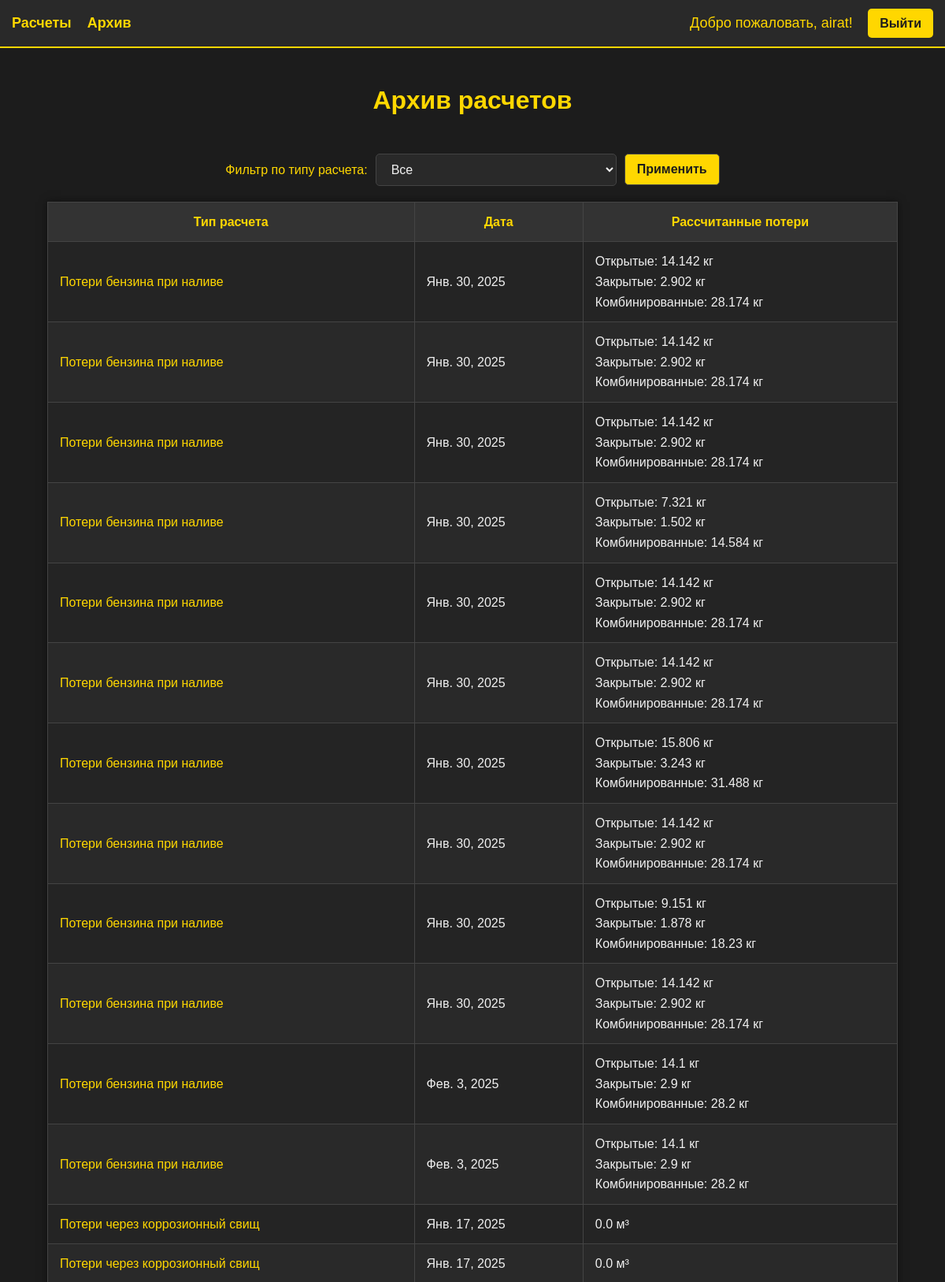
Screenshot of /archive/ (signed in, upper part) with the database file from the repository.
### oil_losses/models.py (models this page shows, shortened)
class FuelLossCalculation(models.Model):
    date = models.DateField(verbose_name="Дата расчета", auto_now_add=True)
    volume = models.FloatField(verbose_name="Объём цистерны (м³)")
    fill_time = models.FloatField(verbose_name="Время налива цистерны (часы)")
    vapor_pressure = models.FloatField(verbose_name="Давление насыщенных паров бензина (Па)")
    vapor_temp = models.FloatField(verbose_name="Температура бензина при наливе (К)")
    initial_boiling_temp = models.FloatField(verbose_name="Температура начала кипения (К)")
    flow_rate = models.FloatField(verbose_name="Расход налива (м³/ч)")
    pressure = models.FloatField(verbose_name="Атмосферное давление (Па)")
    calculated_loss_open = models.FloatField(verbose_name="Потери при открытой струе (кг)", blank=True, null=True)
    calculated_loss_closed = models.FloatField(verbose_name="Потери при закрытой струе (кг)", blank=True, null=True)
    calculated_loss_combined = models.FloatField(verbose_name="Потери при комбинированном наливе (кг)", blank=True, null=True)
    class Meta:
        verbose_name = "Расчет потерь бензина при наливе"
        verbose_name_plural = "Расчеты потерь бензина при наливе"

class CorrosionLossCalculation(models.Model):
    date = models.DateField(verbose_name="Дата расчета", auto_now_add=True)
    diameter = models.FloatField(verbose_name="Диаметр отверстия (мм)")
    distance_from_bottom = models.FloatField(verbose_name="Расстояние от дна (м)")
    fluid_height = models.FloatField(verbose_name="Уровень жидкости (м)")
    viscosity = models.FloatField(verbose_name="Кинематическая вязкость (м²/с)")
    duration_corrosion = models.FloatField(verbose_name="Время истечения (часы)")
    calculated_loss = models.FloatField(verbose_name="Рассчитанные потери (м³)", blank=True, null=True)
    class Meta:
        verbose_name = "Расчет потерь через коррозионный свищ"
        verbose_name_plural = "Расчеты потерь через коррозионный свищ"

### oil_losses/views.py (the view)
# urls.py: path('archive/', views.archive, name='archive'),
@login_required
def archive(request):
    calculation_type = request.GET.get('calculation_type', '')
    fuel_loss_calculations = FuelLossCalculation.objects.all()
    corrosion_loss_calculations = CorrosionLossCalculation.objects.all()
    oil_evaporation_loss_calculations = OilEvaporationLossCalculation.objects.all()
    if calculation_type == 'fuel_loss':
        corrosion_loss_calculations = []
        oil_evaporation_loss_calculations = []
    elif calculation_type == 'corrosion_loss':
        fuel_loss_calculations = []
        oil_evaporation_loss_calculations = []
    elif calculation_type == 'oil_evaporation_loss':
        fuel_loss_calculations = []
        corrosion_loss_calculations = []
    context = {
        'fuel_loss_calculations': fuel_loss_calculations,
        'corrosion_loss_calculations': corrosion_loss_calculations,
        'oil_evaporation_loss_calculations': oil_evaporation_loss_calculations,
        'selected_calculation_type': calculation_type,  # Для сохранения выбранного значения в форме
    }
    return render(request, 'archive.html', context)

### oil_losses/templates/archive.html (shortened to what this page needs)
<!DOCTYPE html>
<html lang="en">
<head>
</head>
<body>
    {% include 'header.html' %}
    <h1>Архив расчетов</h1>
    <form method="get" action="{% url 'archive' %}">
        <label for="calculation_type">Фильтр по типу расчета:</label>
        <select name="calculation_type" id="calculation_type">
            <option value="">Все</option>
        </select>
        <button type="submit">Применить</button>
    </form>
    <table>
        <tr>
            <th>Тип расчета</th>
            <th>Дата</th>
            <th>Рассчитанные потери</th>
        </tr>
        {% for record in fuel_loss_calculations %}
        <tr>
    <td><a href="/fuel_loss_detail/{{ record.id }}">Потери бензина при наливе</a></td>
    <td>{{ record.date }}</td>
    <td class="combined-losses">
        <div class="loss-item">
            <span class="loss-type">Открытые:</span>
            <span class="loss-value">{{ record.calculated_loss_open }} кг</span>
        </div>
        <div class="loss-item">
            <span class="loss-type">Закрытые:</span>
            <span class="loss-value">{{ record.calculated_loss_closed }} кг</span>
        </div>
        <div class="loss-item">
            <span class="loss-type">Комбинированные:</span>
            <span class="loss-value">{{ record.calculated_loss_combined }} кг</span>
        </div>
    </td>
</tr>
        {% endfor %}
        {% for record in corrosion_loss_calculations %}
        <tr>
            <td><a href="/corrosion_loss_detail/{{ record.id }}">Потери через коррозионный свищ</a></td>
            <td>{{ record.date }}</td>
            <td>{{ record.calculated_loss }} м³</td>
        </tr>
        {% endfor %}
    </table>
</body>
</html>

### oil_losses/templates/header.html (shortened to what this page needs)
<!DOCTYPE html>
<html lang="en">
<head>
</head>
<body>
<!DOCTYPE html>
<html lang="en">
<head>
</head>
<body>
    <div class="header">
        <div class="nav">
            <a href="{% url 'calculations' %}">Расчеты</a>
            <a href="{% url 'archive' %}">Архив</a>
        </div>
        <div>
            <span class="username">Добро пожаловать, {{ user.username }}!</span>
        <a href="{% url 'logout' %}" class="logout-button">Выйти</a>
        </div>
    </div>
</body>
</html>
</body>
</html>

### oil_losses/templates/archive.html (style rules this page uses)
body { font-family: Arial, sans-serif; margin: 0; padding: 0; background-color: #1c1c1c; color: #f0f0f0; line-height: 1.6; }
.header { display: flex; justify-content: flex-end; align-items: center; padding: 15px; background-color: #292929; border-bottom: 2px solid #ffd700; }
.username { margin-right: 15px; font-size: 18px; color: #ffd700; }
.logout-button { padding: 10px 15px; font-size: 16px; font-weight: bold; border: none; border-radius: 5px; background-color: #ffd700; color: #1c1c1c; cursor: pointer; text-decoration: none; transition: background-color 0.3s ease; }
h1 { text-align: center; padding: 20px; color: #ffd700; }
form { display: flex; justify-content: center; align-items: center; gap: 10px; margin-bottom: 20px; }
label { font-size: 16px; color: #ffd700; }
select, button { padding: 10px 15px; font-size: 16px; border: 1px solid #444; border-radius: 5px; background-color: #292929; color: #f0f0f0; cursor: pointer; }
button { background-color: #ffd700; color: #1c1c1c; font-weight: bold; }
table { width: 90%; margin: 0 auto 40px auto; border-collapse: collapse; background-color: #292929; box-shadow: 0 0 10px rgba(0, 0, 0, 0.5); }
th, td { padding: 12px 15px; border: 1px solid #444; }
th { background-color: #333; color: #ffd700; }
tr:nth-child(even) { background-color: #242424; }
a { color: #ffd700; text-decoration: none; }

### oil_losses/templates/header.html (style rules this page uses)
body { font-family: Arial, sans-serif; margin: 0; padding: 0; background-color: #1c1c1c; color: #f0f0f0; line-height: 1.6; }
.header { display: flex; justify-content: space-between; align-items: center; padding: 15px; background-color: #292929; border-bottom: 2px solid #ffd700; }
.nav { display: flex; gap: 20px; }
.nav a { text-decoration: none; color: #ffd700; font-size: 18px; font-weight: bold; }
.username { margin-right: 15px; font-size: 18px; color: #ffd700; }
.logout-button { padding: 10px 15px; font-size: 16px; font-weight: bold; border: none; border-radius: 5px; background-color: #ffd700; color: #1c1c1c; cursor: pointer; text-decoration: none; transition: background-color 0.3s ease; }
h1 { text-align: center; padding: 20px; color: #ffd700; }
form { display: flex; justify-content: center; align-items: center; gap: 10px; margin-bottom: 20px; }
label { font-size: 16px; color: #ffd700; }
select, button { padding: 10px 15px; font-size: 16px; border: 1px solid #444; border-radius: 5px; background-color: #292929; color: #f0f0f0; cursor: pointer; }
button { background-color: #ffd700; color: #1c1c1c; font-weight: bold; }
table { width: 90%; margin: 0 auto 40px auto; border-collapse: collapse; background-color: #292929; box-shadow: 0 0 10px rgba(0, 0, 0, 0.5); }
th, td { padding: 12px 15px; border: 1px solid #444; }
th { background-color: #333; color: #ffd700; }
tr:nth-child(even) { background-color: #242424; }

### rows the page displays
FuelLossCalculation: date "Янв. 30, 2025", calculated_loss_open "14.142", calculated_loss_closed "2.902", calculated_loss_combined "28.174"
FuelLossCalculation: date "Янв. 30, 2025", calculated_loss_open "14.142", calculated_loss_closed "2.902", calculated_loss_combined "28.174"
FuelLossCalculation: date "Янв. 30, 2025", calculated_loss_open "14.142", calculated_loss_closed "2.902", calculated_loss_combined "28.174"
FuelLossCalculation: date "Янв. 30, 2025", calculated_loss_open "7.321", calculated_loss_closed "1.502", calculated_loss_combined "14.584"
FuelLossCalculation: date "Янв. 30, 2025", calculated_loss_open "14.142", calculated_loss_closed "2.902", calculated_loss_combined "28.174"
FuelLossCalculation: date "Янв. 30, 2025", calculated_loss_open "14.142", calculated_loss_closed "2.902", calculated_loss_combined "28.174"
FuelLossCalculation: date "Янв. 30, 2025", calculated_loss_open "15.806", calculated_loss_closed "3.243", calculated_loss_combined "31.488"
FuelLossCalculation: date "Янв. 30, 2025", calculated_loss_open "14.142", calculated_loss_closed "2.902", calculated_loss_combined "28.174"
FuelLossCalculation: date "Янв. 30, 2025", calculated_loss_open "9.151", calculated_loss_closed "1.878", calculated_loss_combined "18.23"
FuelLossCalculation: date "Янв. 30, 2025", calculated_loss_open "14.142", calculated_loss_closed "2.902", calculated_loss_combined "28.174"
FuelLossCalculation: date "Фев. 3, 2025", calculated_loss_open "14.1", calculated_loss_closed "2.9", calculated_loss_combined "28.2"
FuelLossCalculation: date "Фев. 3, 2025", calculated_loss_open "14.1", calculated_loss_closed "2.9", calculated_loss_combined "28.2"
CorrosionLossCalculation: date "Янв. 17, 2025", calculated_loss "0.0"
CorrosionLossCalculation: date "Янв. 17, 2025", calculated_loss "0.0"

### other values shown
{{ user.username }} "airat"
